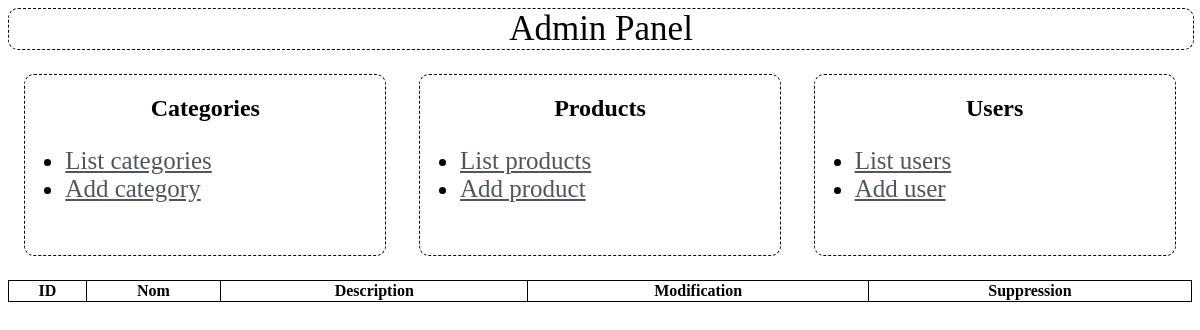
The app's page /admin/cat_list.php, older data.
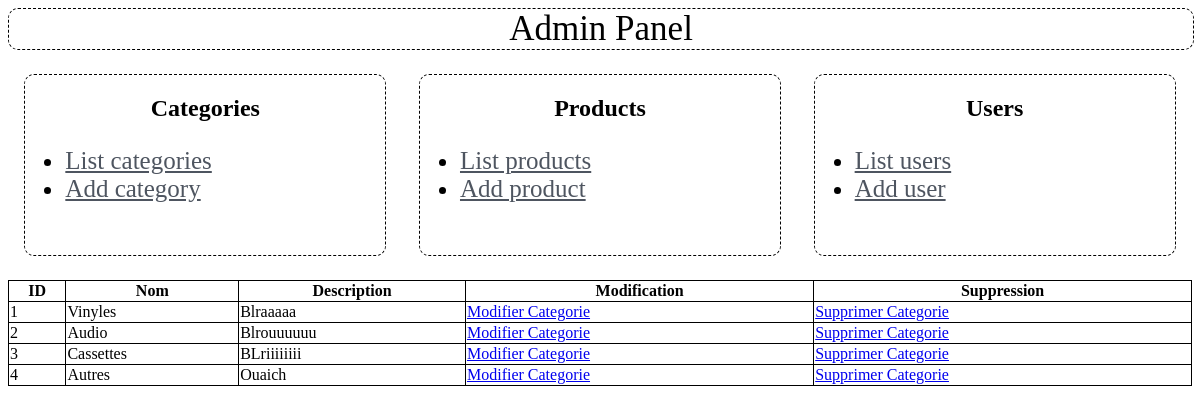
The same page, newer data.
### tables this page shows
CREATE TABLE `categories` (
  `id_category` int(11) NOT NULL,
  `name` varchar(45) NOT NULL,
  `description` text NOT NULL
);

### admin/includes/get_request.php (called while the page is built, shortened)
<?php
function get_categories()
{
   $categories = [];
   $connection = db_connect();
   $res = mysqli_query($connection, 'SELECT * FROM categories');
   while ($data = mysqli_fetch_assoc($res))
   {
       $categories [] = $data;
   }
   return ($categories);
}
?>

### admin/cat_list.php (the view)
<?php
  include("includes/header.php");
  $cat_list = get_categories();
?>
<table style="width:100%">
  <tr>
    <th>ID</th>
    <th>Nom</th>
    <th>Description</th>
    <th>Modification</th>
    <th>Suppression</th>
  </tr>
  <?php foreach($cat_list as $v) { ?>
    <tr>
      <?php
      echo "<td>".$v['id_category']."</td>";
      echo "<td>".stripslashes($v['name'])."</td>";
      echo "<td>".stripslashes($v['description'])."</td>";
      echo "<td><a id='list-cat' href='cat_modif.php?id=".$v['id_category']."'>Modifier Categorie</a></td>";
      echo "<td><a id='list-cat' href='process/cat.php?id=".$v['id_category']."&del=1'>Supprimer Categorie</a></td>";
      ?>
    </tr>
  <?php } ?>
</table>
<?php include("includes/footer.php"); ?>

Row changes from the older to the newer data that the page shows:
added categories: id_category "1", name "Vinyles", description "Blraaaaa"
added categories: id_category "2", name "Audio", description "Blrouuuuuu"
added categories: id_category "3", name "Cassettes", description "BLriiiiiiii"
added categories: id_category "4", name "Autres", description "Ouaich"
